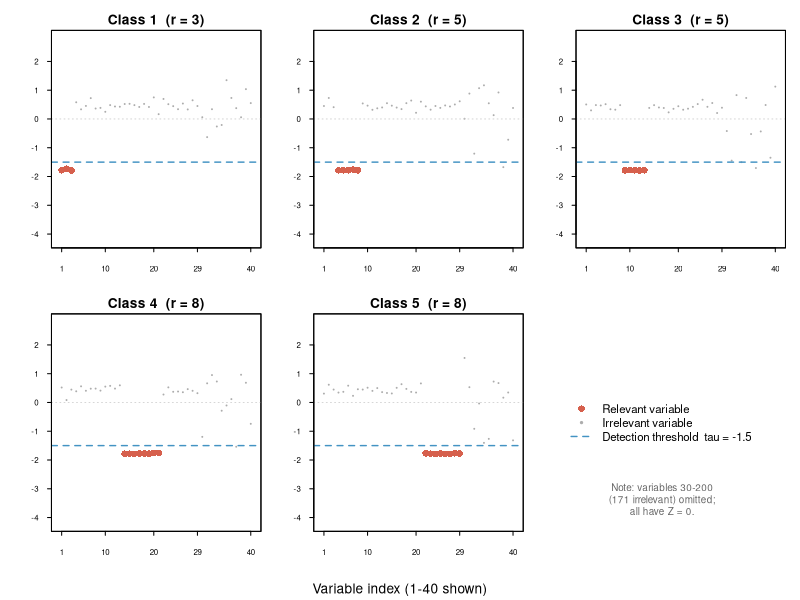
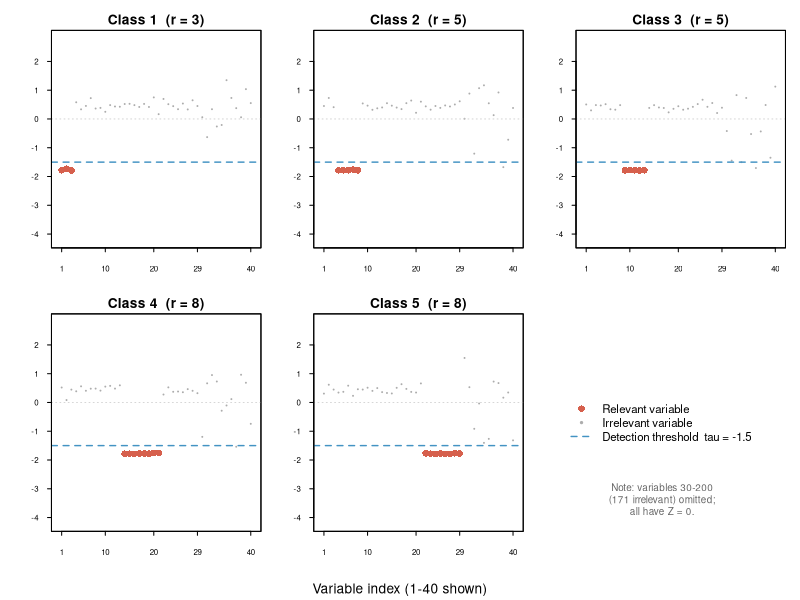

The R script that drew these images, in order:
# N1_figure.R
# Improved Z-score figure for Study 2 (d=200, C=5)
# Shows variables 1-40 only (all relevant vars are in 1-29; vars 30+ are all Z≈0)

FIGURES_DIR <- file.path("..", "figures")
DATA_DIR    <- file.path("..", "data")
set.seed(42)
C   <- 5L
D   <- 200L
N_Y <- 150L
R_Y <- c(3L, 5L, 5L, 8L, 8L)
rel_start <- c(1L, 4L, 9L, 14L, 22L)
REL_SETS  <- lapply(1:C, function(y) rel_start[y]:(rel_start[y] + R_Y[y] - 1L))
DETECT_TAU <- -1.5

bw_silverman <- function(x) {
  s <- sd(x); if (s < 1e-12) return(1e-6)
  1.06 * s * length(x)^(-0.2)
}

gen_data <- function(irrel_type = "normal") {
  rho <- 0.5
  lapply(1:C, function(y) {
    rel <- REL_SETS[[y]]; nr <- R_Y[y]; nirr <- D - nr
    mu_rel <- rep(c(0.3, 0.5, 0.7), length.out = nr)
    X <- matrix(0, nrow = N_Y, ncol = D)
    X[, rel] <- matrix(rnorm(N_Y * nr, mean = rep(mu_rel, each = N_Y), sd = 0.1),
                       nrow = N_Y, ncol = nr)
    X[, -rel] <- matrix(rnorm(N_Y * nirr), nrow = N_Y, ncol = nirr)
    X
  })
}

train <- gen_data()

# Compute Silverman bandwidths and Z-scores
bw_sil <- matrix(0, C, D)
for (y in 1:C) bw_sil[y,] <- apply(train[[y]], 2L, bw_silverman)

zscore <- matrix(0, C, D)
for (j in 1:D) {
  hj <- bw_sil[, j]; sj <- sd(hj)
  if (sj < 1e-10) next
  zscore[, j] <- (hj - mean(hj)) / sj
}

# ---- Figure ----
SHOW_MAX <- 40L   # show only variables 1-40; vars 30-200 are all Z≈0 (redundant)
col_rel   <- "#d6604d"
col_irrel <- "grey68"
YLIM      <- c(-4.2, 2.8)

do_panel <- function(y) {
  rel <- REL_SETS[[y]]
  irrel_idx <- setdiff(1:SHOW_MAX, rel)
  rel_idx   <- intersect(rel, 1:SHOW_MAX)
  z <- zscore[y, 1:SHOW_MAX]

  plot(irrel_idx, z[irrel_idx], pch = 20, cex = 0.28, col = col_irrel,
       xlim = c(0.5, SHOW_MAX + 0.5), ylim = YLIM, xaxt = "n", yaxt = "n",
       xlab = "", ylab = "", main = "")
  mtext(sprintf("Class %d  (r = %d)", y, R_Y[y]),
        side = 3, line = 0.25, cex = 0.82, font = 2)
  abline(h = 0,          col = "grey80", lty = 3, lwd = 0.8)
  abline(h = DETECT_TAU, col = "#4393c3", lty = 2, lwd = 1.4)
  points(rel_idx, z[rel_idx], pch = 16, cex = 1.35, col = col_rel)
  axis(1, at = c(1, 10, 20, 29, 40), cex.axis = 0.72, tcl = -0.3)
  axis(2, at = c(-4, -3, -2, -1, 0, 1, 2), cex.axis = 0.72, las = 1, tcl = -0.3)
  box()
}

fig_path <- file.path(FIGURES_DIR, "N1_zscore.eps")
postscript(fig_path, width = 9, height = 5,
           horizontal = FALSE, onefile = FALSE, paper = "special")
layout(matrix(c(1,2,3,4,5,6), nrow = 2, ncol = 3, byrow = TRUE),
       widths = c(1,1,1), heights = c(1,1))
par(mar = c(3.2, 3.4, 1.8, 0.6), oma = c(2, 0.5, 0.5, 0.5))
for (y in 1:5) do_panel(y)
# 6th panel: shared legend + note
par(mar = c(3.2, 0.5, 1.8, 0.5))
plot.new()
legend("center", bty = "n", cex = 1.05,
       legend = c("Relevant variable", "Irrelevant variable",
                  "Detection threshold  tau = -1.5"),
       pch    = c(16, 20, NA),
       col    = c(col_rel, col_irrel, "#4393c3"),
       lty    = c(NA, NA, 2), lwd = c(NA, NA, 1.4),
       pt.cex = c(1.35, 0.7, NA))
text(0.5, 0.12, "Note: variables 30-200\n(171 irrelevant) omitted;\nall have Z = 0.",
     cex = 0.90, adj = c(0.5, 0.5), col = "grey40")
mtext("Variable index (1-40 shown)", side = 1, outer = TRUE, line = 0.7, cex = 0.82)
dev.off()
cat("EPS saved:", fig_path, "\n")

pdf_path <- file.path(FIGURES_DIR, "N1_zscore-eps-converted-to.pdf")
pdf(pdf_path, width = 9, height = 5)
layout(matrix(c(1,2,3,4,5,6), nrow = 2, ncol = 3, byrow = TRUE),
       widths = c(1,1,1), heights = c(1,1))
par(mar = c(3.2, 3.4, 1.8, 0.6), oma = c(2, 0.5, 0.5, 0.5))
for (y in 1:5) do_panel(y)
par(mar = c(3.2, 0.5, 1.8, 0.5))
plot.new()
legend("center", bty = "n", cex = 1.05,
       legend = c("Relevant variable", "Irrelevant variable",
                  "Detection threshold  tau = -1.5"),
       pch    = c(16, 20, NA),
       col    = c(col_rel, col_irrel, "#4393c3"),
       lty    = c(NA, NA, 2), lwd = c(NA, NA, 1.4),
       pt.cex = c(1.35, 0.7, NA))
text(0.5, 0.12, "Note: variables 30-200\n(171 irrelevant) omitted;\nall have Z = 0.",
     cex = 0.90, adj = c(0.5, 0.5), col = "grey40")
mtext("Variable index (1-40 shown)", side = 1, outer = TRUE, line = 0.7, cex = 0.82)
dev.off()
cat("PDF saved:", pdf_path, "\n")
